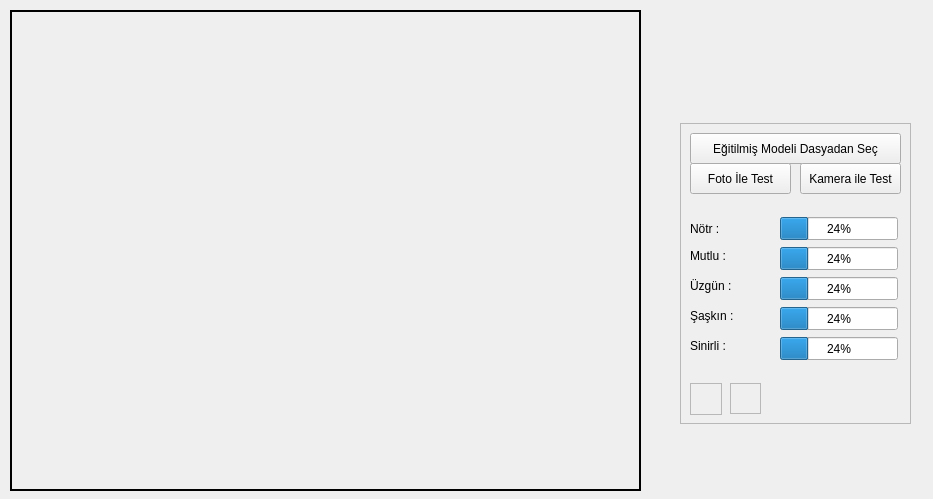
<?xml version="1.0" encoding="UTF-8"?>
<ui version="4.0">
 <class>Form</class>
 <widget class="QWidget" name="Form">
  <property name="windowModality">
   <enum>Qt::WindowModal</enum>
  </property>
  <property name="geometry">
   <rect>
    <x>0</x>
    <y>0</y>
    <width>933</width>
    <height>499</height>
   </rect>
  </property>
  <property name="windowTitle">
   <string>Deep Facial Emotion Detector</string>
  </property>
  <widget class="QFrame" name="frame">
   <property name="geometry">
    <rect>
     <x>10</x>
     <y>10</y>
     <width>631</width>
     <height>481</height>
    </rect>
   </property>
   <property name="frameShape">
    <enum>QFrame::WinPanel</enum>
   </property>
   <property name="frameShadow">
    <enum>QFrame::Plain</enum>
   </property>
  </widget>
  <widget class="QLabel" name="label_7">
   <property name="geometry">
    <rect>
     <x>690</x>
     <y>337</y>
     <width>66</width>
     <height>17</height>
    </rect>
   </property>
   <property name="text">
    <string>Sinirli :</string>
   </property>
  </widget>
  <widget class="QPushButton" name="btnModelSec">
   <property name="geometry">
    <rect>
     <x>690</x>
     <y>133</y>
     <width>211</width>
     <height>31</height>
    </rect>
   </property>
   <property name="text">
    <string>Eğitilmiş Modeli Dasyadan Seç</string>
   </property>
  </widget>
  <widget class="QLabel" name="label_4">
   <property name="geometry">
    <rect>
     <x>690</x>
     <y>307</y>
     <width>66</width>
     <height>17</height>
    </rect>
   </property>
   <property name="text">
    <string>Şaşkın :</string>
   </property>
  </widget>
  <widget class="QLabel" name="label_2">
   <property name="geometry">
    <rect>
     <x>690</x>
     <y>247</y>
     <width>66</width>
     <height>17</height>
    </rect>
   </property>
   <property name="text">
    <string>Mutlu :</string>
   </property>
  </widget>
  <widget class="QProgressBar" name="progressBar_3">
   <property name="geometry">
    <rect>
     <x>780</x>
     <y>277</y>
     <width>118</width>
     <height>23</height>
    </rect>
   </property>
   <property name="value">
    <number>24</number>
   </property>
  </widget>
  <widget class="QLabel" name="label_3">
   <property name="geometry">
    <rect>
     <x>690</x>
     <y>220</y>
     <width>66</width>
     <height>17</height>
    </rect>
   </property>
   <property name="text">
    <string>Nötr :</string>
   </property>
  </widget>
  <widget class="QPushButton" name="btnFoto">
   <property name="enabled">
    <bool>true</bool>
   </property>
   <property name="geometry">
    <rect>
     <x>690</x>
     <y>163</y>
     <width>101</width>
     <height>31</height>
    </rect>
   </property>
   <property name="text">
    <string>Foto İle Test</string>
   </property>
  </widget>
  <widget class="QProgressBar" name="progressBar">
   <property name="geometry">
    <rect>
     <x>780</x>
     <y>217</y>
     <width>118</width>
     <height>23</height>
    </rect>
   </property>
   <property name="value">
    <number>24</number>
   </property>
  </widget>
  <widget class="QLabel" name="label">
   <property name="geometry">
    <rect>
     <x>690</x>
     <y>277</y>
     <width>60</width>
     <height>17</height>
    </rect>
   </property>
   <property name="text">
    <string>Üzgün :</string>
   </property>
  </widget>
  <widget class="QProgressBar" name="progressBar_7">
   <property name="geometry">
    <rect>
     <x>780</x>
     <y>337</y>
     <width>118</width>
     <height>23</height>
    </rect>
   </property>
   <property name="value">
    <number>24</number>
   </property>
  </widget>
  <widget class="QPushButton" name="btnCam">
   <property name="geometry">
    <rect>
     <x>800</x>
     <y>163</y>
     <width>101</width>
     <height>31</height>
    </rect>
   </property>
   <property name="text">
    <string>Kamera ile Test</string>
   </property>
  </widget>
  <widget class="QFrame" name="frame2">
   <property name="geometry">
    <rect>
     <x>690</x>
     <y>383</y>
     <width>32</width>
     <height>32</height>
    </rect>
   </property>
   <property name="frameShape">
    <enum>QFrame::StyledPanel</enum>
   </property>
   <property name="frameShadow">
    <enum>QFrame::Raised</enum>
   </property>
  </widget>
  <widget class="QFrame" name="frame3">
   <property name="geometry">
    <rect>
     <x>730</x>
     <y>383</y>
     <width>31</width>
     <height>31</height>
    </rect>
   </property>
   <property name="frameShape">
    <enum>QFrame::StyledPanel</enum>
   </property>
   <property name="frameShadow">
    <enum>QFrame::Raised</enum>
   </property>
  </widget>
  <widget class="QProgressBar" name="progressBar_2">
   <property name="geometry">
    <rect>
     <x>780</x>
     <y>247</y>
     <width>118</width>
     <height>23</height>
    </rect>
   </property>
   <property name="value">
    <number>24</number>
   </property>
  </widget>
  <widget class="QProgressBar" name="progressBar_4">
   <property name="geometry">
    <rect>
     <x>780</x>
     <y>307</y>
     <width>118</width>
     <height>23</height>
    </rect>
   </property>
   <property name="value">
    <number>24</number>
   </property>
  </widget>
  <widget class="QLabel" name="duygular">
   <property name="enabled">
    <bool>true</bool>
   </property>
   <property name="geometry">
    <rect>
     <x>680</x>
     <y>123</y>
     <width>231</width>
     <height>301</height>
    </rect>
   </property>
   <property name="autoFillBackground">
    <bool>true</bool>
   </property>
   <property name="frameShape">
    <enum>QFrame::StyledPanel</enum>
   </property>
   <property name="frameShadow">
    <enum>QFrame::Plain</enum>
   </property>
   <property name="text">
    <string/>
   </property>
   <property name="scaledContents">
    <bool>true</bool>
   </property>
  </widget>
  <widget class="QLabel" name="label_5">
   <property name="geometry">
    <rect>
     <x>650</x>
     <y>10</y>
     <width>271</width>
     <height>71</height>
    </rect>
   </property>
   <property name="maximumSize">
    <size>
     <width>99999</width>
     <height>99999</height>
    </size>
   </property>
   <property name="text">
    <string/>
   </property>
   <property name="pixmap">
    <pixmap>torch.png</pixmap>
   </property>
   <property name="scaledContents">
    <bool>true</bool>
   </property>
  </widget>
  <widget class="QLabel" name="label_6">
   <property name="enabled">
    <bool>true</bool>
   </property>
   <property name="geometry">
    <rect>
     <x>650</x>
     <y>0</y>
     <width>301</width>
     <height>501</height>
    </rect>
   </property>
   <property name="frameShape">
    <enum>QFrame::NoFrame</enum>
   </property>
   <property name="frameShadow">
    <enum>QFrame::Plain</enum>
   </property>
   <property name="text">
    <string/>
   </property>
   <property name="pixmap">
    <pixmap>torchback.png</pixmap>
   </property>
   <property name="scaledContents">
    <bool>true</bool>
   </property>
  </widget>
  <zorder>label_6</zorder>
  <zorder>duygular</zorder>
  <zorder>frame</zorder>
  <zorder>label_7</zorder>
  <zorder>btnModelSec</zorder>
  <zorder>label_4</zorder>
  <zorder>label_2</zorder>
  <zorder>progressBar_3</zorder>
  <zorder>label_3</zorder>
  <zorder>btnFoto</zorder>
  <zorder>progressBar</zorder>
  <zorder>label</zorder>
  <zorder>progressBar_7</zorder>
  <zorder>btnCam</zorder>
  <zorder>frame2</zorder>
  <zorder>frame3</zorder>
  <zorder>progressBar_2</zorder>
  <zorder>progressBar_4</zorder>
  <zorder>label_5</zorder>
 </widget>
 <resources/>
 <connections/>
</ui>
